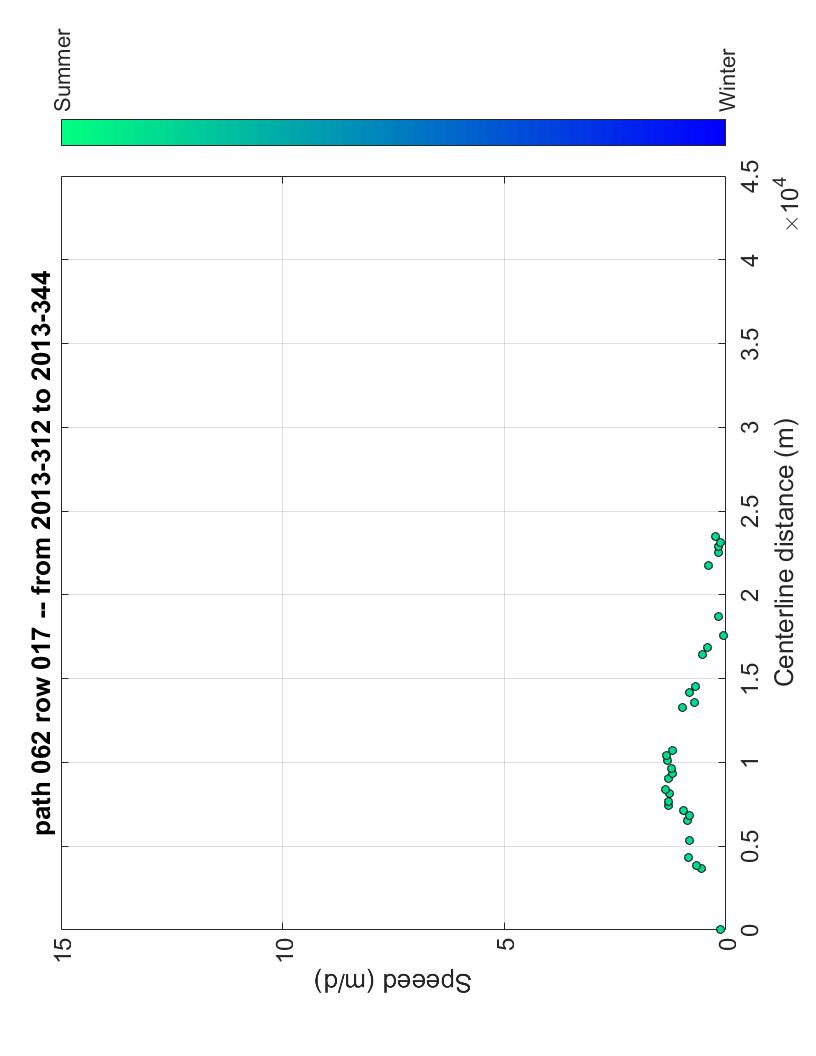
%> input picture figures/vel_32_dt/062_017_032_2013_312_2013_344.jpg, 816 x 1056 px; its folder holds 4 pictures in this run
$ octave create_gif2.m   (GNU Octave 9; MATLAB toolbox functions it lacks are replaced by stand-ins)
%> lines starting %> are read from the running program, lines starting %| are printed output that depends on the picture
clear all

% this is the the folder where your images are located
folderStr = 'F:\surge_project\code\figures\vel_32_dt'

imStr = cellstr(ls(folderStr))
imStr(1:2)=[]

% here is the output filname
fOut= 'F:\surge_project\code\figures\vel_cl_32_dt.gif'

% make an array of times that you want the dates the be separated by (seconds)
%%
for i = 1:length(imStr)-1

    v = imStr{i}
    year1(i) = str2num(v(13:16))
    day1(i) = str2num(v(18:20))
%     keyboard
end
jDay = ((year1-2013)*365)+day1
[jDay,elS] = sort(jDay)

delDay = jDay(2:end)-jDay(1:end-1)

timeArr = [delDay 32]*(1/(16*3))
%%
% here is a loop where I stitch the images together
for i = 1:length(imStr)
    % read in the image
    [A,cmap] = imread([folderStr '\' imStr{elS(i)}],'jpg');
%> A is the input picture: size 1056x816x3 uint8; mean R, G, B 245.7, 248.4, 249.6
%> cmap = []
    B(:,:,1) = fliplr([A(:,:,1)]');
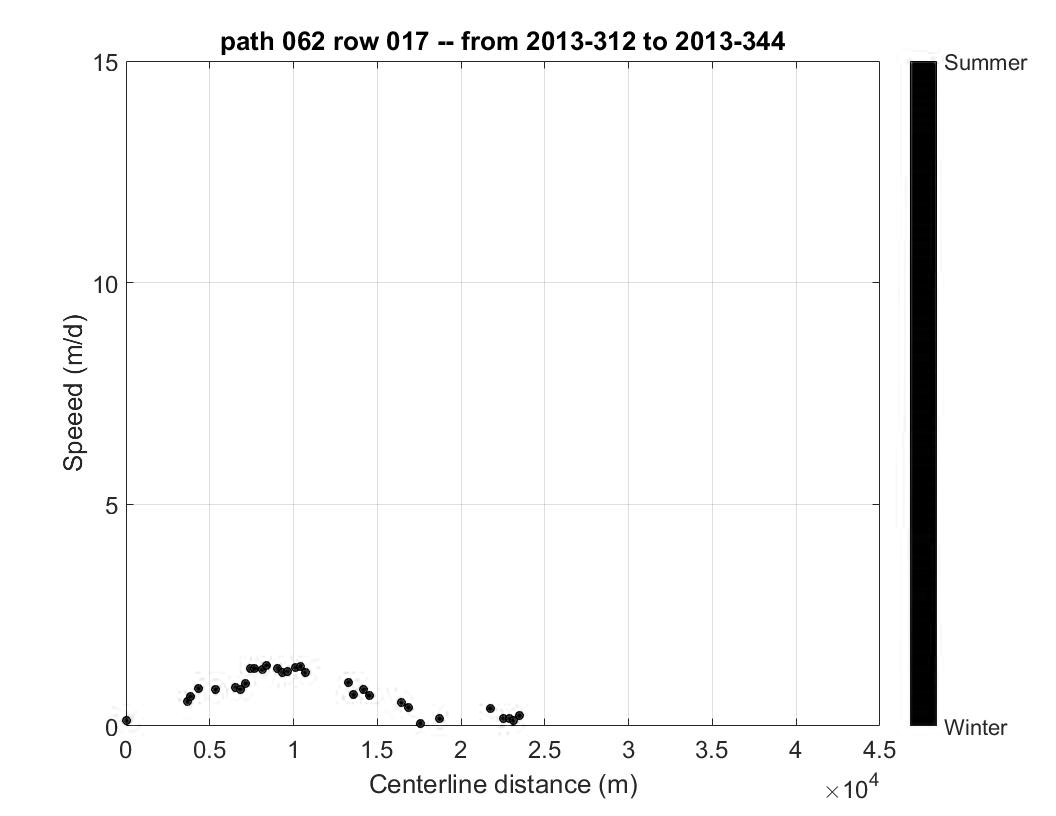
%> B: size 816x1056 uint8; min 0, max 255, mean 245.7
    B(:,:,2) = fliplr([A(:,:,2)]');
    B(:,:,3) = fliplr([A(:,:,3)]');
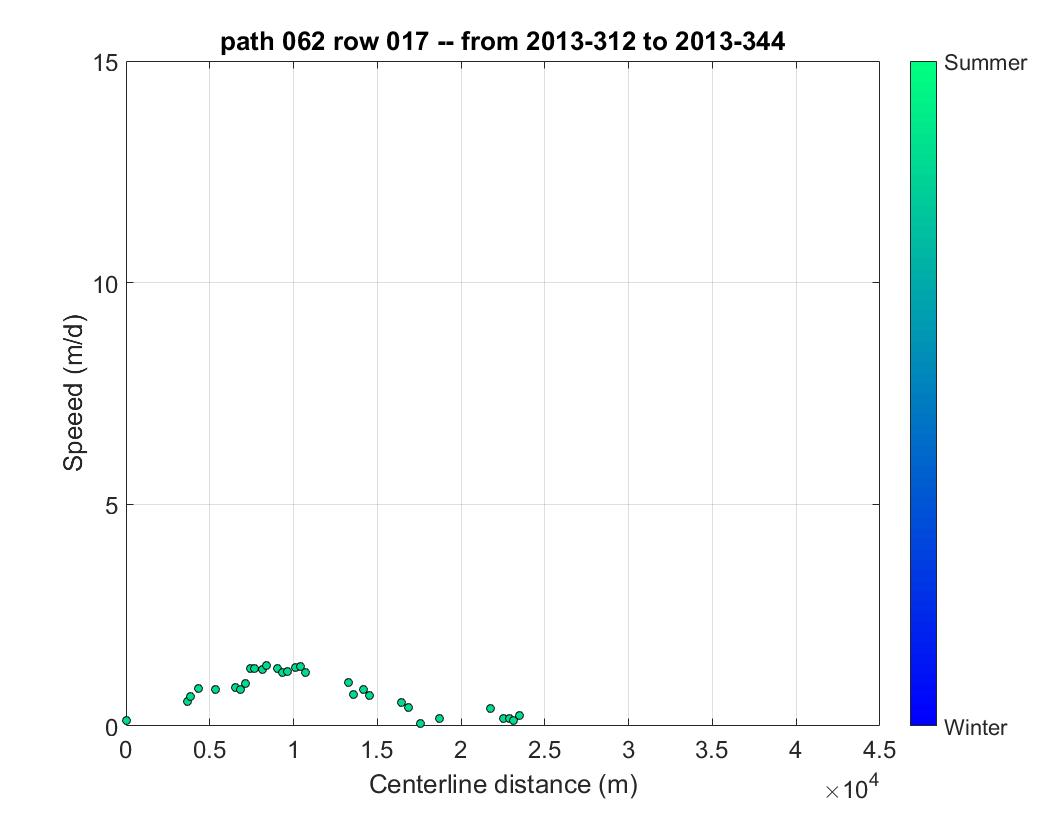
%> B: size 816x1056x3 uint8; mean R, G, B 245.7, 248.4, 249.6; mean of the top-left, top-right, bottom-left and bottom-right quarters 250.7, 245, 250.4, 245.6
    cmap = cmap';
%     map = map';
    % define the position of the text box
%     position = [1300 100];
    % insert the text box
%      A = insertText(A,position,imNStr{i},'FontSize',24,'BoxColor','red','BoxOpacity',0.4);
    % convert the image to RGB
    [Im cmap] = rgb2ind(B, 256);
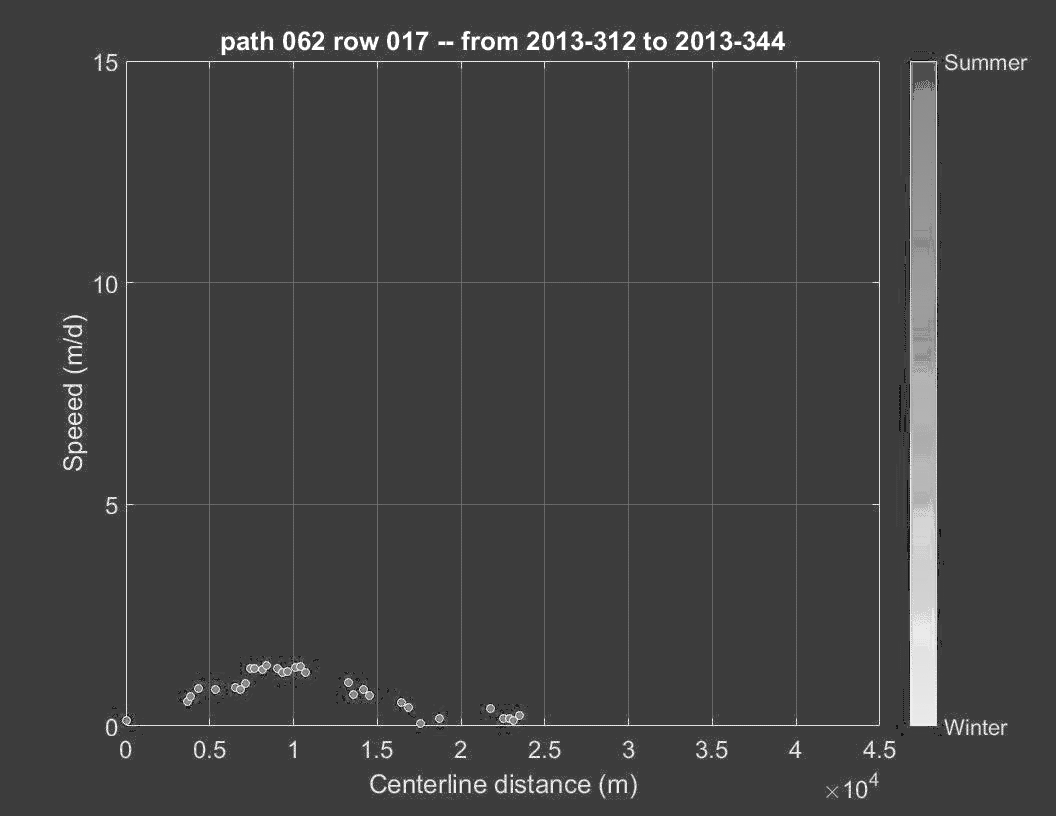
%> Im: size 816x1056 uint8; min 15, max 255, mean 65.5
%> cmap = 256 rows, first 12: [1 1 1; 1 1 0.992; 1 1 0.984; 1 1 0.98; 1 0.996 0.965; 0.996 1 1; 0.988 1 1; 0.984 1 1; 0.996 1 0.992; 0.992 1 0.992; 0.988 1 0.992; 0.984 1 0.992]
    % append and write the png to a .gif
	if i == 1;
		imwrite(Im,cmap,fOut,'gif','LoopCount',Inf,'DelayTime',timeArr(i));
	else
		imwrite(Im,cmap,fOut,'gif','WriteMode','append','DelayTime',timeArr(i));
	end
end
%> pass 2 of the loop `for i = 1:length(imStr)`:
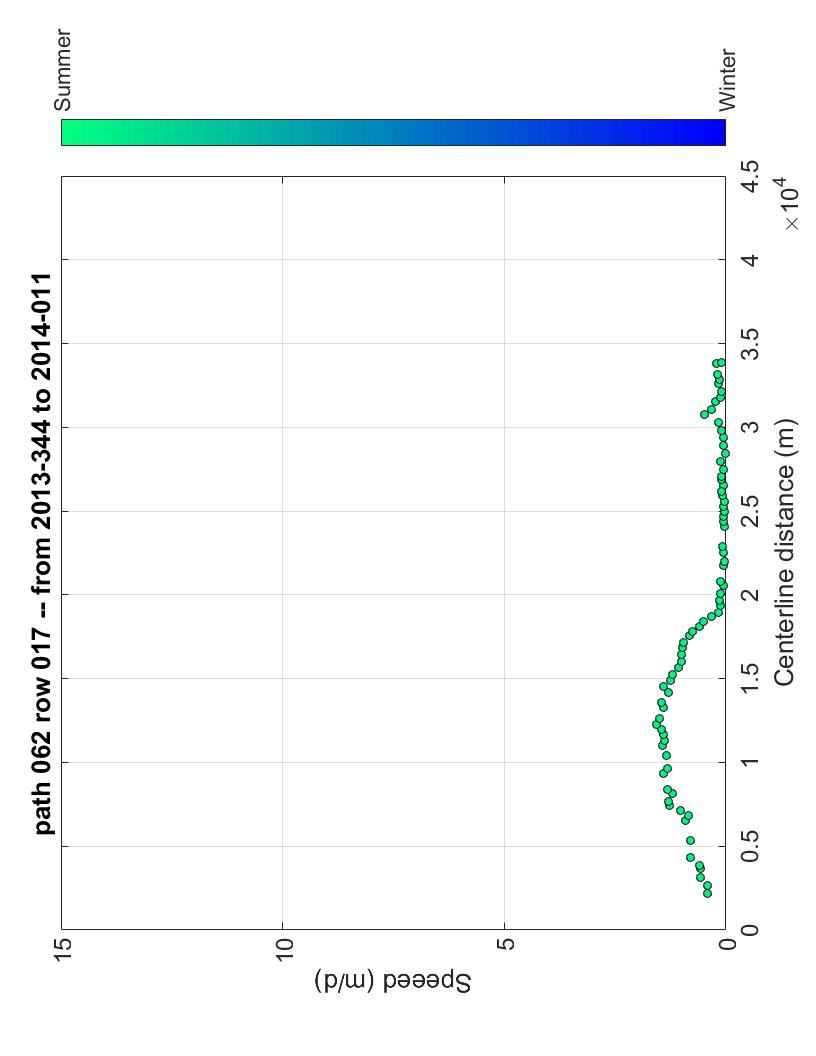
%> input picture figures/vel_32_dt/062_017_032_2013_344_2014_011.jpg, 816 x 1056 px
%> A is the input picture: size 1056x816x3 uint8; mean R, G, B 245.1, 248.2, 249.1
%> `[A,cmap] = imread([folderStr '\' imStr{elS(i)}],'jpg');`: cmap = []
%> `B(:,:,3) = fliplr([A(:,:,3)]');`:
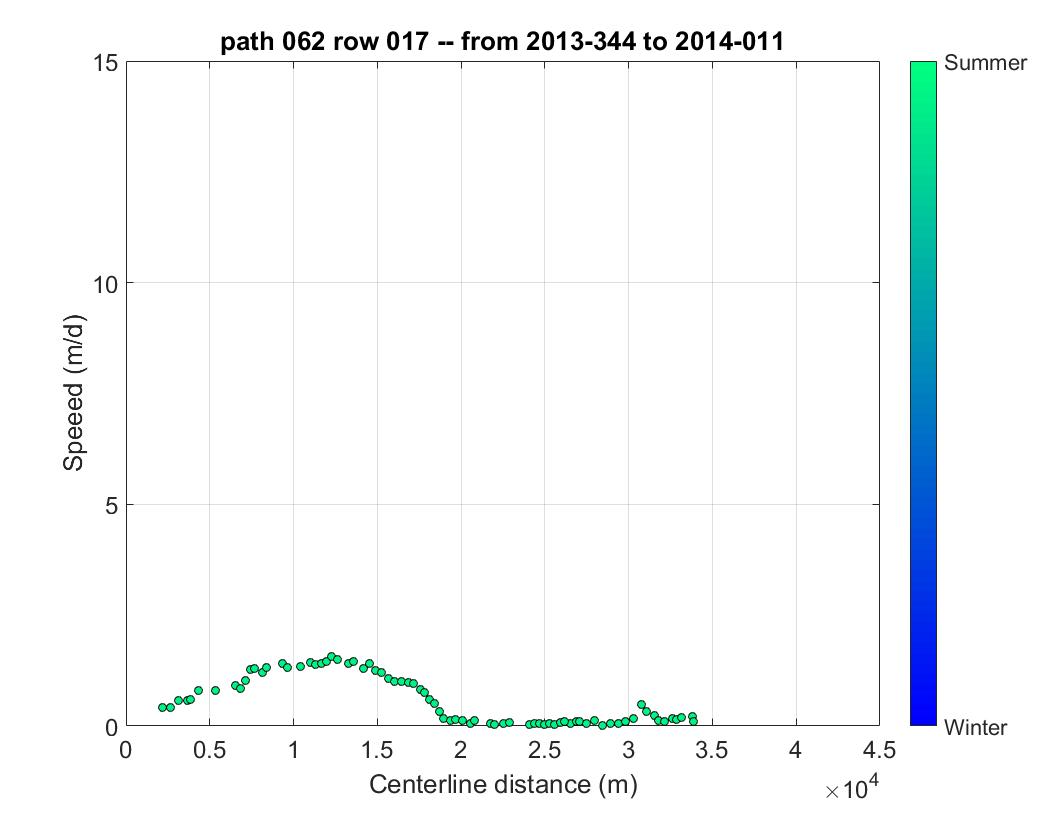
%> B: size 816x1056x3 uint8; mean R, G, B 245.1, 248.2, 249.1; mean of the top-left, top-right, bottom-left and bottom-right quarters 250.7, 245, 249.7, 244.5
%> `[Im cmap] = rgb2ind(B, 256);`:
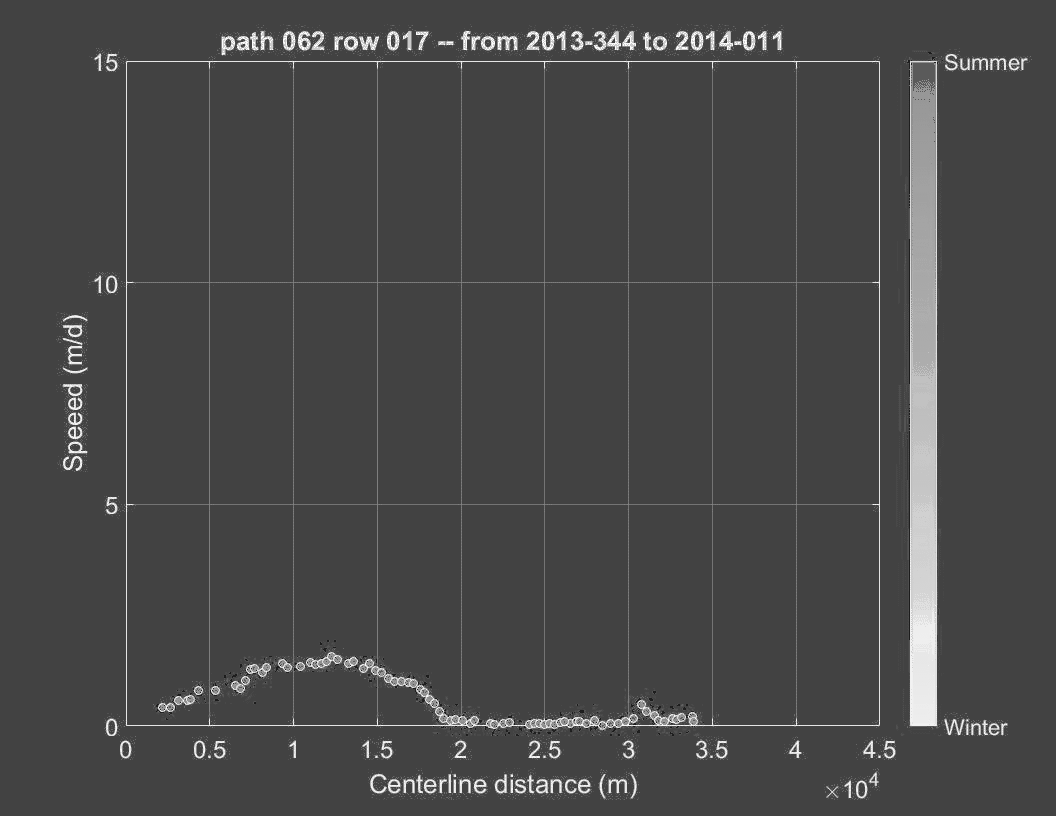
%> Im: size 816x1056 uint8; min 28, max 254, mean 72
%> `[Im cmap] = rgb2ind(B, 256);`: cmap = 255 rows, first 12: [1 1 1; 1 1 0.992; 1 1 0.984; 1 1 0.98; 1 1 0.969; 0.996 1 1; 0.988 1 1; 0.984 1 1; 0.996 1 0.992; 0.992 1 0.992; 0.988 1 0.992; 0.984 1 0.992]
%> pass 3 of the loop `for i = 1:length(imStr)`:
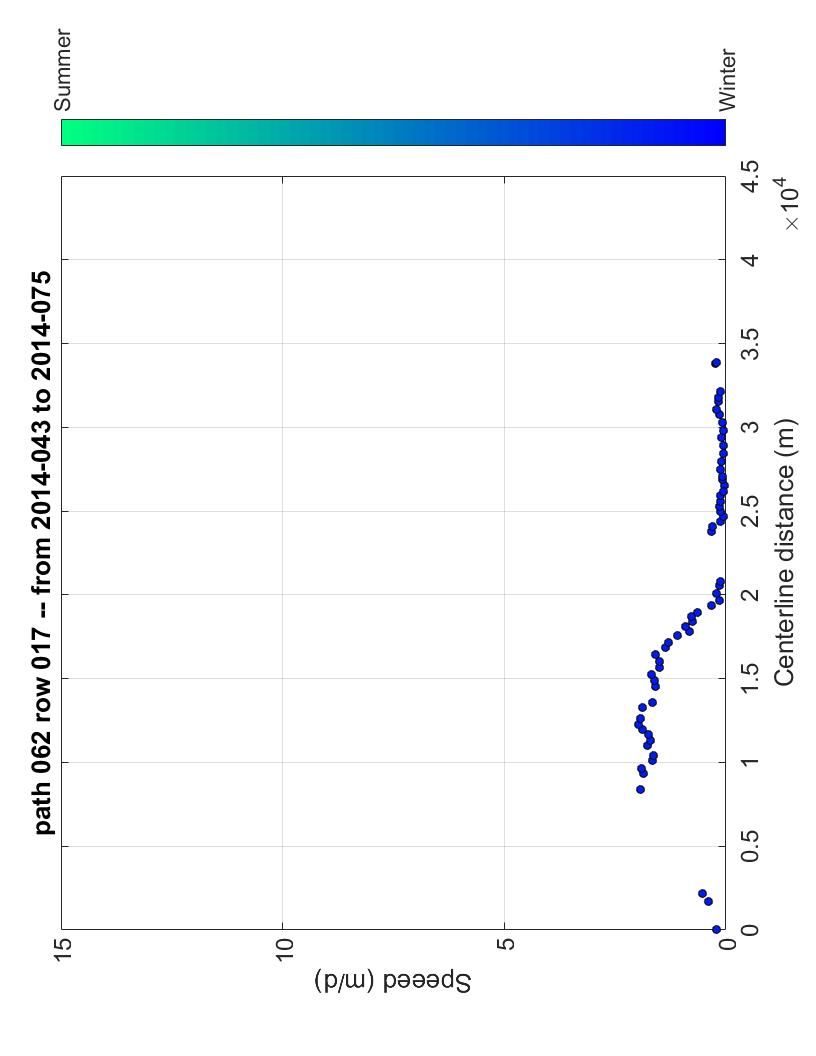
%> input picture figures/vel_32_dt/062_017_032_2014_043_2014_075.jpg, 816 x 1056 px
%> A is the input picture: size 1056x816x3 uint8; mean R, G, B 245.3, 247.8, 249.5
%> `[A,cmap] = imread([folderStr '\' imStr{elS(i)}],'jpg');`: cmap = []
%> `B(:,:,3) = fliplr([A(:,:,3)]');`:
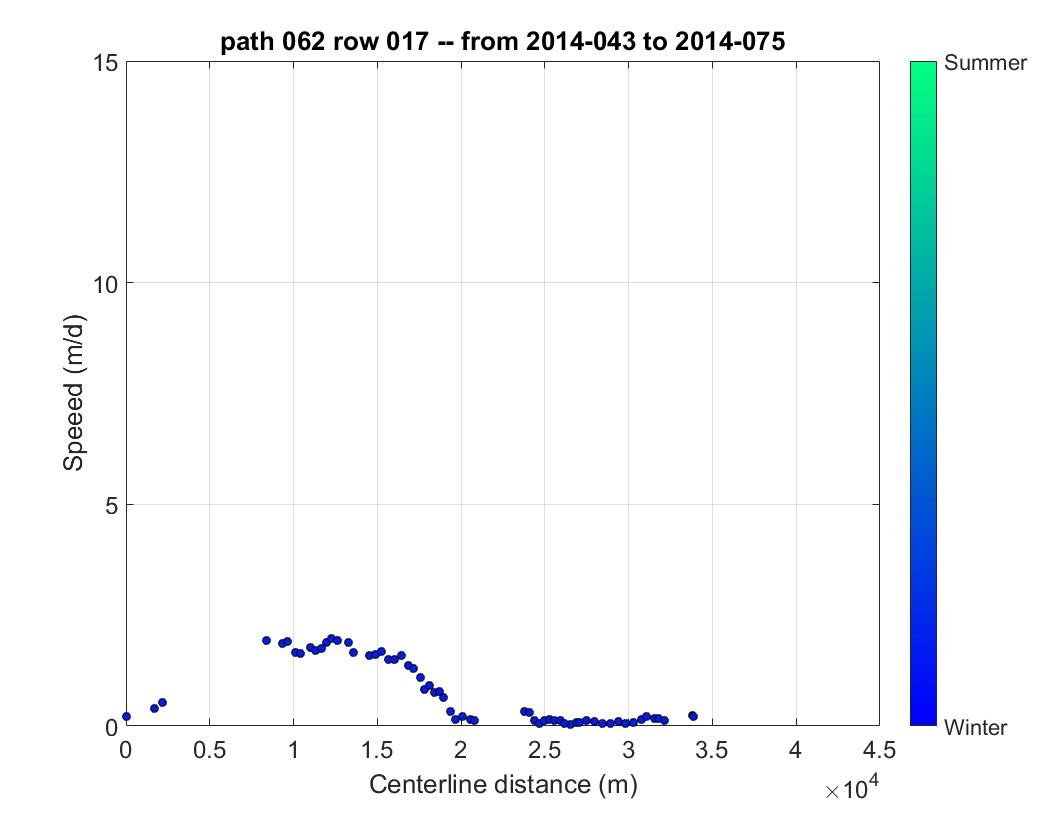
%> B: size 816x1056x3 uint8; mean R, G, B 245.3, 247.8, 249.5; mean of the top-left, top-right, bottom-left and bottom-right quarters 250.7, 244.9, 250, 244.5
%> `[Im cmap] = rgb2ind(B, 256);`:
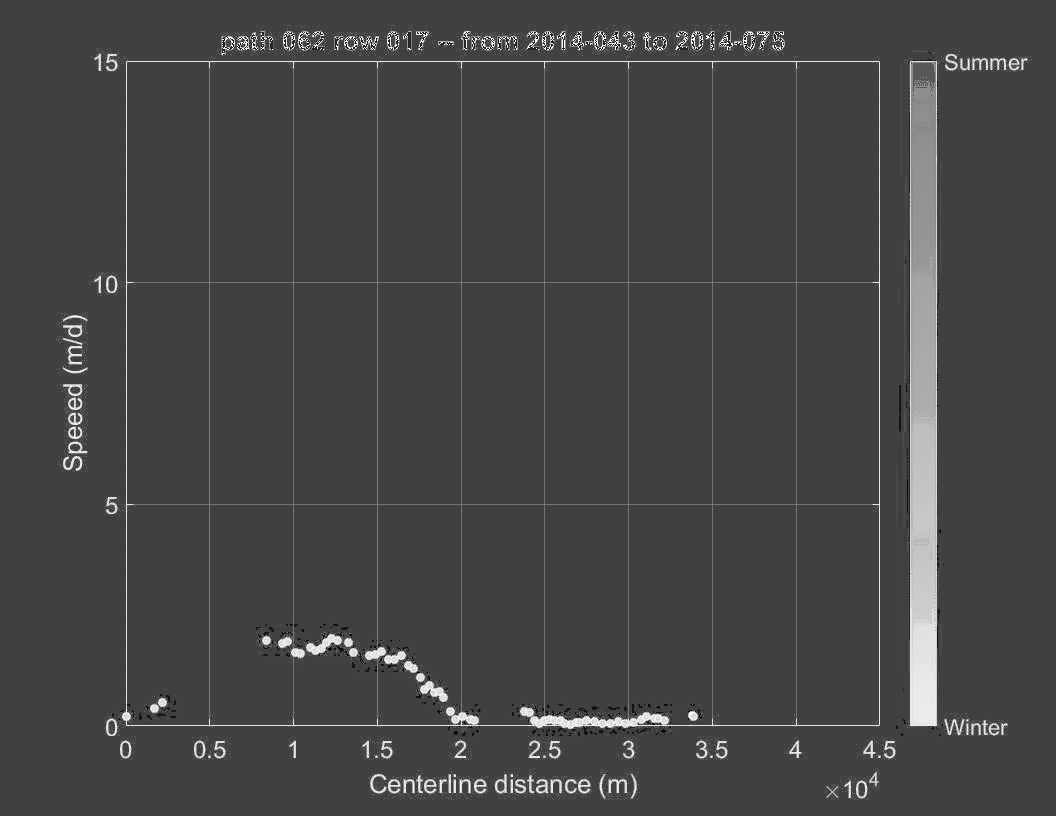
%> Im: size 816x1056 uint8; min 9, max 254, mean 69.5
%> `[Im cmap] = rgb2ind(B, 256);`: cmap = 255 rows, first 12: [1 1 1; 1 1 0.992; 1 1 0.984; 1 1 0.98; 1 1 0.973; 1 1 0.965; 1 1 0.957; 1 1 0.953; 1 1 0.941; 0.992 1 0.898; 0.996 1 1; 0.988 1 1]
%> (the run ends here)
